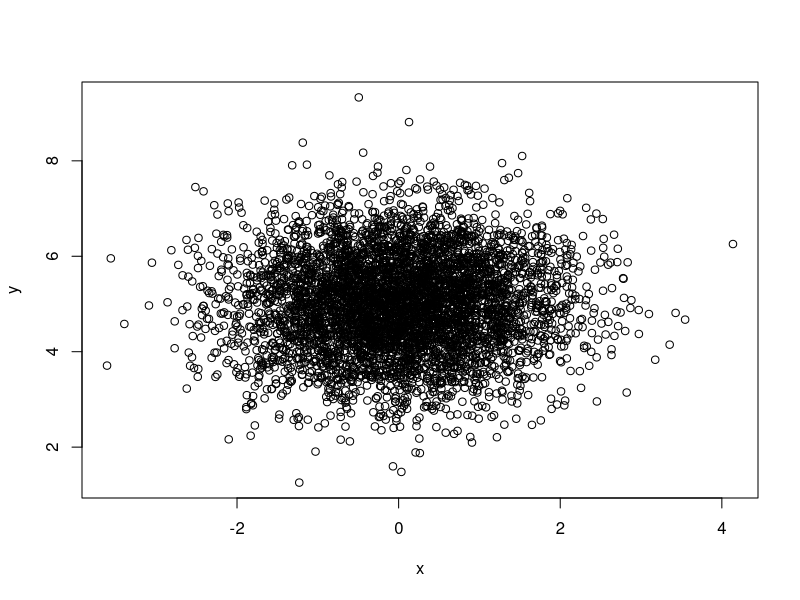

The R script that drew this image:
## ---- chunk 1
knitr::opts_chunk$set(echo = TRUE)
## ---- chunk 2
x=rnorm(5000,mean=0,sd=1)
y=rnorm(5000,mean=5,sd=1)
plot(x,y)
